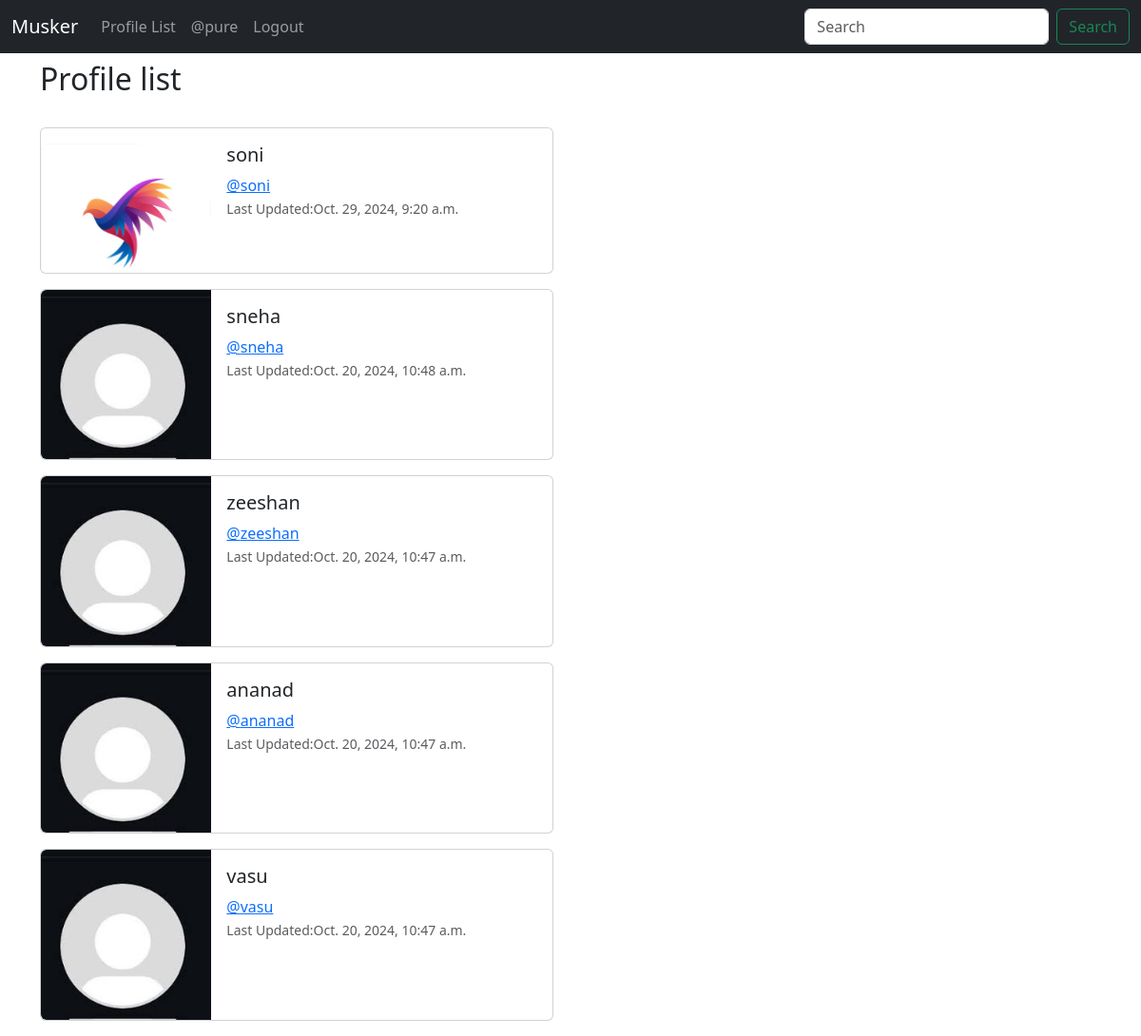
The app's page /profile_list/ (signed in), older data.
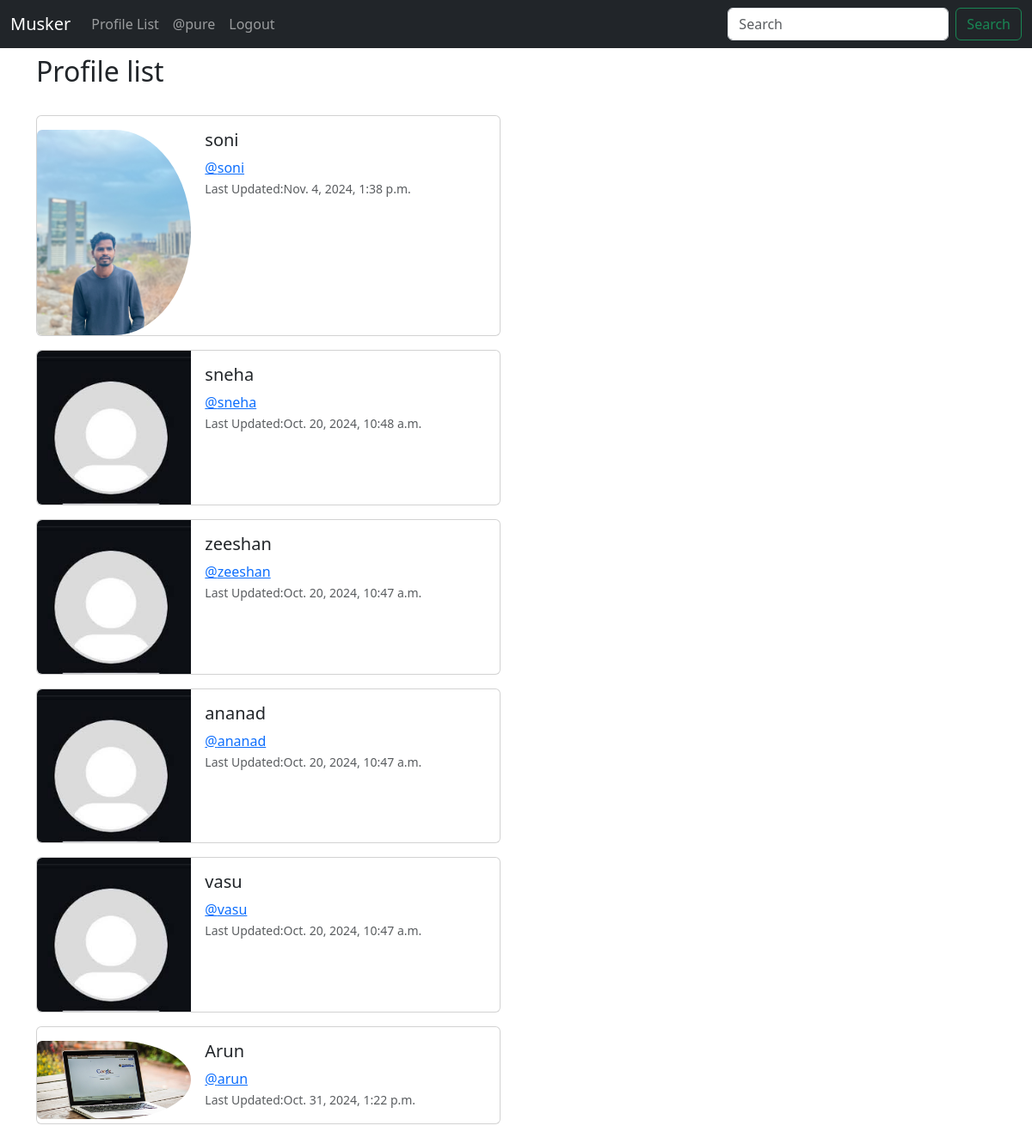
The same page, newer data.
### musker/models.py (models this page shows, shortened)
class Profile(models.Model):
    user = models.OneToOneField(User, on_delete=models.CASCADE)
    fallows = models.ManyToManyField("self", related_name='fallowed_by',
                                     symmetrical=False, blank=True)
    date_modified = models.DateTimeField(User,auto_now=True)
    profile_image = models.ImageField(null=True,blank=True,upload_to='images/')

### musker/views.py (the view)
# urls.py: path('profile_list/',views.profile_list,name='profile_list'),
def profile_list(request):
    if request.user.is_authenticated:
        profile = Profile.objects.exclude(user=request.user)
        return render(request, 'profile_list.html', {'profiles': profile})
    else:
        messages.success(request, 'You Must Be LoggedIn To view This Page')
        return redirect('home')

### musker/templates/profile_list.html
{% extends 'base.html' %}
{% load static %}
{% block content %}
 <h2>Profile list</h2>
  <br>
{% if profiles %}
 {% for profile in profiles %}
<div class="card mb-3" style="max-width: 540px;">
       <div class="row g-0">
        <div class="col-md-4">
            {% if profile.profile_image %}
               <img src="{{profile.profile_image.url}}" class="img-fluid rounded-start rounded-circle mt-3" width="100%" height="200"   alt="...">
            {% else %}
              <img src="{% static 'images/defaultProfile.jpg'  %}" class="img-fluid rounded-start" alt="...">
            {% endif %}
        </div>
       <div class="col-md-8">
          <div class="card-body ">
            <h5 class="card-title">{{profile.user.username}}</h5>
            <a class="card-text text-primary" href="{%  url 'profile' profile.user.id %}" > @{{profile.user.username|lower}}</a>
            <p class="card-text"><small class="text-body-secondary">Last Updated:{{ profile.date_modified}}</small></p>
          </div>
       </div>
       </div>
 </div>
 {% endfor %}
{% endif %}
{% endblock %}

### musker/templates/base.html (shortened to what this page needs)
<!doctype html>
<html lang="en">
  <head>
    <link href="https://cdn.jsdelivr.net/npm/bootstrap@5.3.3/dist/css/bootstrap.min.css" rel="stylesheet">
  </head>
  <body>
   {% include 'navbar.html' %}
   <div class="container">
    {% block content %}
    {% endblock %}
    </div>
  </body>
</html>

### musker/templates/Navbar.html (shortened to what this page needs)
<nav class="navbar navbar-expand-lg navbar-dark bg-dark mb-2 ">
  <div class="container-fluid">
    <a class="navbar-brand" href="/">Musker</a>
    <div class="collapse navbar-collapse" id="navbarSupportedContent">
      <ul class="navbar-nav me-auto mb-2 mb-lg-0">
        <li class="nav-item">
          <a class="nav-link" href="{% url 'profile_list' %}">Profile List</a>
        </li>
        {% if user.is_authenticated%}
          <li class="nav-item">
          <a class="nav-link" href="{% url 'profile' request.user.id %}">@{{user}}</a>
        </li>
         <li class="nav-item">
          <a class="nav-link" href="{% url 'logout' %}">Logout</a>
         </li>
        {% else %}
             <li class="nav-item">
          <a class="nav-link" href="{% url 'login' %}">Login</a>
               <li class="nav-item">
          <a class="nav-link" href="{% url 'signin' %}">Signin</a>
         </li>
        {% endif %}
      </ul>
      <form class="d-flex" role="search">
        <input class="form-control me-2" type="search" placeholder="Search" aria-label="Search">
        <button class="btn btn-outline-success" type="submit">Search</button>
      </form>
    </div>
  </div>
</nav>

Row changes from the older to the newer data that the page shows:
changed Profile "soni": profile_image: a different picture; date_modified "Oct. 29, 2024, 9:20 a.m." → "Nov. 4, 2024, 1:38 p.m."
added Profile: profile_image (picture), user.username "Arun", user.username "arun", date_modified "Oct. 31, 2024, 1:22 p.m."
